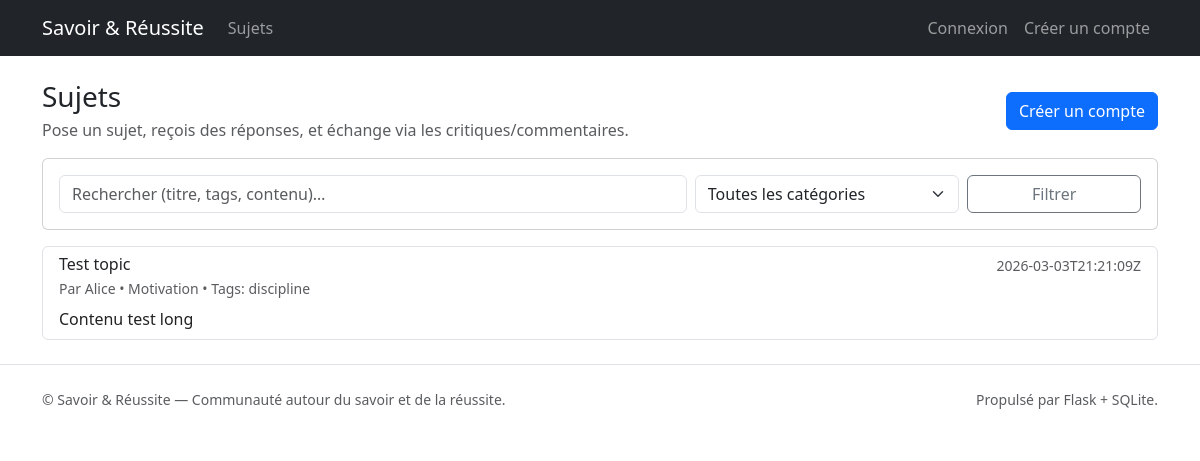
The page / on the database its author committed.
### tables this page shows
CREATE TABLE topics (
  id INTEGER PRIMARY KEY AUTOINCREMENT,
  user_id INTEGER NOT NULL,
  title TEXT NOT NULL,
  body TEXT NOT NULL,
  category TEXT,
  tags TEXT,
  created_at TEXT NOT NULL,
  updated_at TEXT,
  is_closed INTEGER NOT NULL DEFAULT 0,
  views INTEGER NOT NULL DEFAULT 0,
  FOREIGN KEY (user_id) REFERENCES users(id) ON DELETE CASCADE
);

CREATE TABLE users (
  id INTEGER PRIMARY KEY AUTOINCREMENT,
  email TEXT NOT NULL UNIQUE,
  password_hash TEXT NOT NULL,
  display_name TEXT NOT NULL,
  created_at TEXT NOT NULL,
  is_admin INTEGER NOT NULL DEFAULT 0
);

### app.py (the view)
    @app.route('/')
    def index():
        q = (request.args.get('q') or '').strip()
        category = (request.args.get('category') or '').strip()
        params = []
        where = []
        if q:
            where.append('(t.title LIKE ? OR t.body LIKE ? OR t.tags LIKE ?)')
            like = f"%{q}%"
            params.extend([like, like, like])
        if category:
            where.append('t.category = ?')
            params.append(category)
        where_sql = ('WHERE ' + ' AND '.join(where)) if where else ''
        topics = query_all(
            f"""
            SELECT t.*, u.display_name
            FROM topics t
            JOIN users u ON u.id = t.user_id
            {where_sql}
            ORDER BY t.created_at DESC
            LIMIT 50
            """,
            tuple(params)
        )
        categories = query_all('SELECT DISTINCT category FROM topics WHERE category IS NOT NULL AND category != "" ORDER BY category')
        return render_template('index.html', topics=topics, q=q, category=category, categories=categories)

### db.py (called while the page is built)
def get_db() -> sqlite3.Connection:
    if 'db' not in g:
        db_path = Path(current_app.instance_path) / current_app.config.get('DATABASE', 'savoir_reussite.sqlite')
        db_path.parent.mkdir(parents=True, exist_ok=True)
        conn = sqlite3.connect(db_path)
        conn.row_factory = sqlite3.Row
        conn.execute('PRAGMA foreign_keys = ON;')
        g.db = conn
    return g.db

def query_all(sql: str, params=()):
    cur = get_db().execute(sql, params)
    rows = cur.fetchall()
    cur.close()
    return rows

### templates/index.html (shortened to what this page needs)
{% extends "base.html" %}
{% block content %}
<div class="d-flex flex-wrap align-items-center justify-content-between gap-2 mb-3">
  <div>
    <h1 class="h3 mb-1">Sujets</h1>
    <div class="text-muted">Pose un sujet, reçois des réponses, et échange via les critiques/commentaires.</div>
  </div>
  {% if current_user.is_authenticated %}
    <a class="btn btn-primary" href="{{ url_for('new_topic') }}">+ Créer un sujet</a>
  {% else %}
    <a class="btn btn-primary" href="{{ url_for('register') }}">Créer un compte</a>
  {% endif %}
</div>
<form class="card card-body mb-3" method="get" action="{{ url_for('index') }}">
  <div class="row g-2">
    <div class="col-md-7">
      <input class="form-control" name="q" placeholder="Rechercher (titre, tags, contenu)…" value="{{ q }}" />
    </div>
    <div class="col-md-3">
      <select class="form-select" name="category">
        <option value="">Toutes les catégories</option>
      </select>
    </div>
    <div class="col-md-2 d-grid">
      <button class="btn btn-outline-secondary">Filtrer</button>
    </div>
  </div>
</form>
{% if topics|length == 0 %}
  <div class="alert alert-info">Aucun sujet pour l'instant. {% if current_user.is_authenticated %}Crée le premier !{% else %}Connecte-toi pour créer le premier.{% endif %}</div>
{% else %}
  <div class="list-group">
    {% for t in topics %}
      <a class="list-group-item list-group-item-action" href="{{ url_for('topic', topic_id=t['id']) }}">
        <div class="d-flex w-100 justify-content-between">
          <h2 class="h6 mb-1">{{ t['title'] }}</h2>
          <small class="text-muted">{{ t['created_at'] }}</small>
        </div>
        <div class="text-muted small">Par {{ t['display_name'] }}{% if t['category'] %} • {{ t['category'] }}{% endif %}{% if t['tags'] %} • Tags: {{ t['tags'] }}{% endif %}</div>
        <div class="mt-2 topic-excerpt">{{ t['body'][:200] }}{% if t['body']|length > 200 %}…{% endif %}</div>
      </a>
    {% endfor %}
  </div>
{% endif %}
{% endblock %}

### static/style.css (style rules this page uses)
.topic-excerpt { color: #222; }

### rows shown on the page
topics: title "Test topic", created_at "2026-03-03T21:21:09Z", display_name "Alice", category "Motivation", tags "discipline", body "Contenu test long"

### other values the page prints
{{ app_name }} "Savoir & Réussite"
